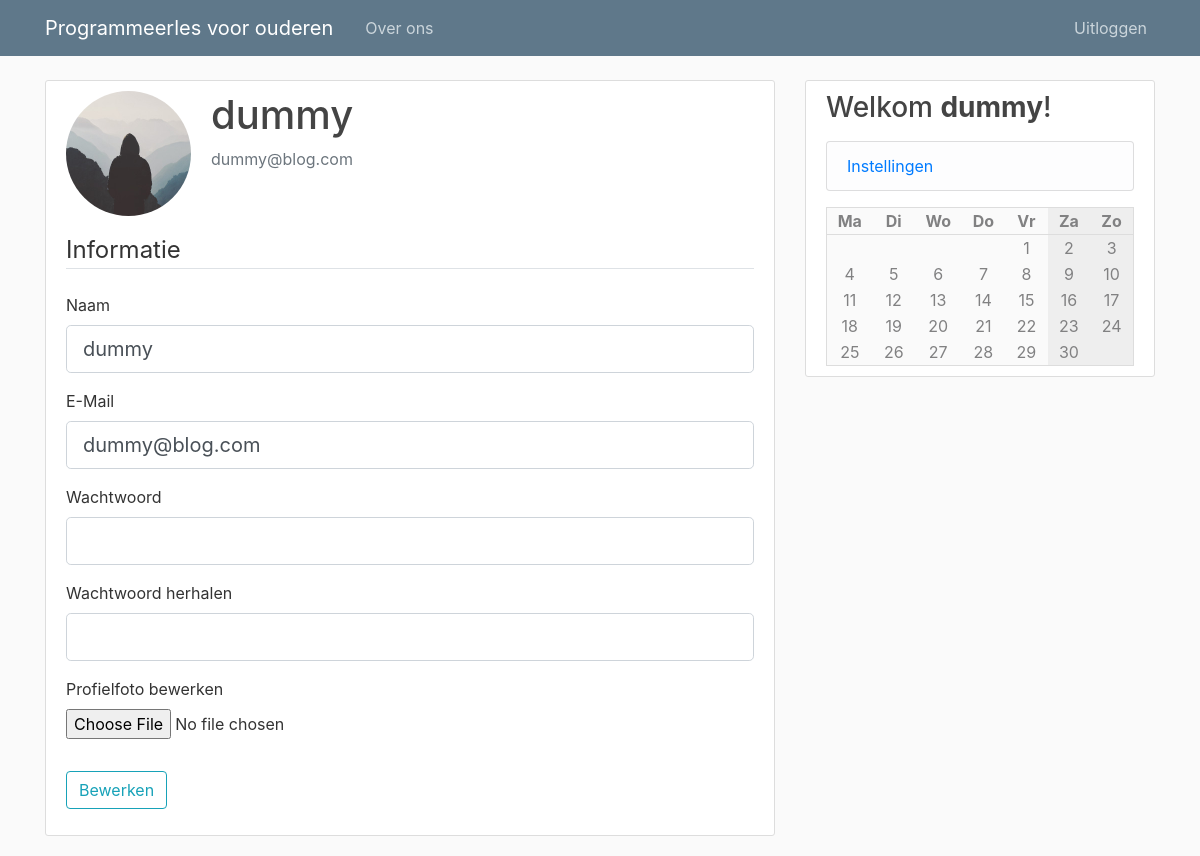
Page /account (signed in) on the earlier database version.
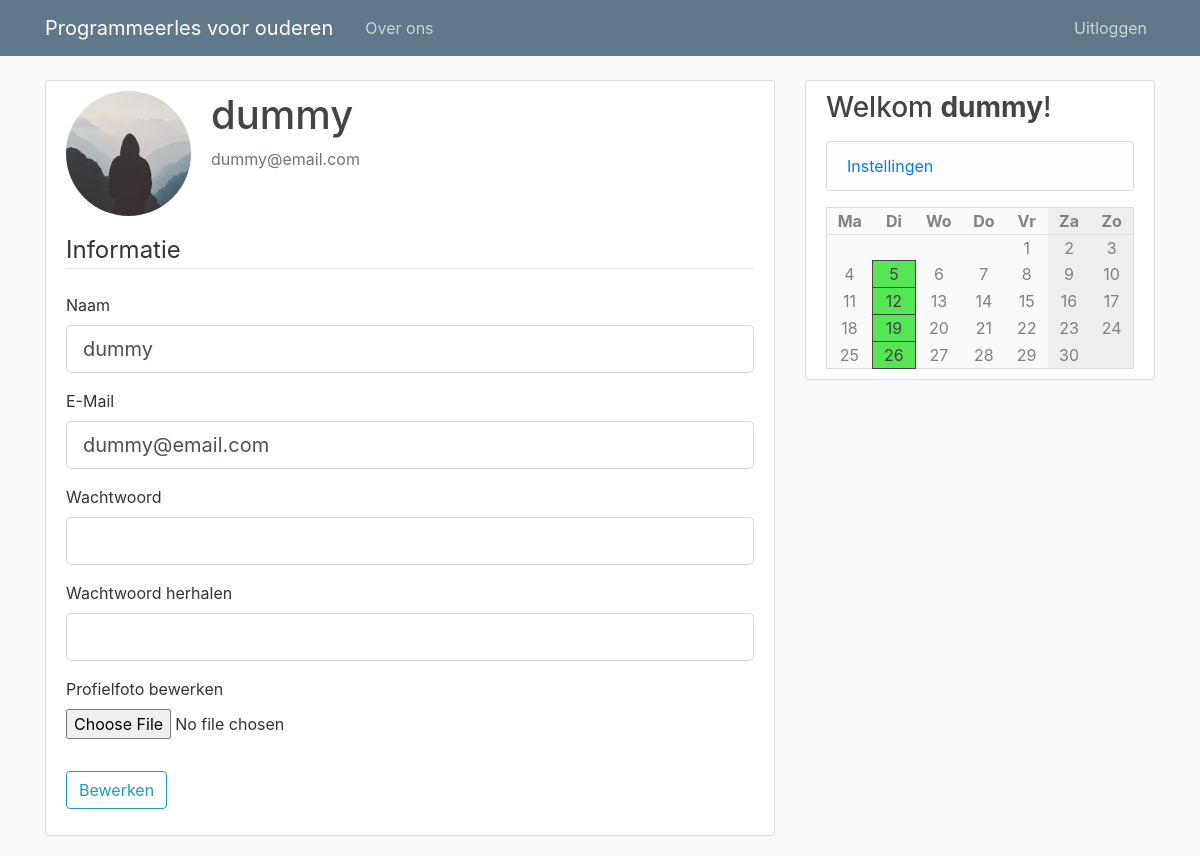
Same page on the later database version.
### pgmles/models.py (models this page shows, shortened)
class User(db.Model, UserMixin):
    id = db.Column(db.Integer, primary_key=True)
    type = db.Column(db.String(6), nullable=False, default="client")
    username = db.Column(db.String(20), unique=True, nullable=False)
    email = db.Column(db.String(120), unique=True, nullable=False)
    image_file = db.Column(db.String(20), nullable=False, default='default.jpg')
    password = db.Column(db.String(60), nullable=False)

class Course(db.Model):
    id = db.Column(db.Integer, primary_key=True)
    name = db.Column(db.String(100), nullable=False)
    description = db.Column(db.Text, nullable=False)
    teacher_id = db.Column(db.Integer, db.ForeignKey('user.id'), nullable=False)
    weekday = db.Column(db.Integer, nullable=False)
    start = db.Column(db.String(10), nullable=False, default=datetime.utcnow)
    end = db.Column(db.String(10), nullable=False, default=datetime.utcnow)
    location = db.Column(db.String(120), nullable=False)

### pgmles/routes.py (the view)
@app.route("/account", methods=[ 'GET', 'POST' ])
@login_required
def account():
    form = UpdateAccountForm()
    if form.validate_on_submit():
        current_user.username = form.username.data
        current_user.email = form.email.data
        if form.picture.data:
            picture_file = save_picture(form.picture.data)
            current_user.image_file = picture_file
        if form.password.data:
            current_user.password = bcrypt.generate_password_hash(form.password.data).decode('utf-8')
        db.session.commit()
        flash('Uw profiel werd bewerkt!', 'success')
        return redirect(url_for('account'))
    elif request.method == 'GET':
        form.username.data = current_user.username
        form.email.data = current_user.email
    image_file = url_for('static', filename='profile_pics/' + current_user.image_file)
    return render_template('account.html', calendar=make_calendar(), title='Profiel', image_file=image_file, form=form)

### pgmles/forms.py (shortened to what this page needs)
class UpdateAccountForm(FlaskForm):
    username = StringField('Naam', validators=[ DataRequired(), Length(min=2, max=20) ])
    email = StringField('E-Mail', validators=[ DataRequired(), Email() ])
    password = PasswordField('Wachtwoord', validators=[])
    confirm_password = PasswordField('Wachtwoord herhalen', validators=[ EqualTo('password') ])
    picture = FileField('Profielfoto bewerken', validators=[ FileAllowed(['jpg', 'png']) ])
    submit = SubmitField('Bewerken')

### pgmles/models.py (called while the page is built)
@login_manager.user_loader
def load_user(user_id):
    return User.query.get(int(user_id))

### pgmles/routes.py (called while the page is built)
def make_calendar():
    weekdays = list(enumerate(['Ma', 'Di', 'Wo', 'Do', 'Vr', 'Za', 'Zo']))
    courses = [ None, None, None, None, None, None, None ]
    if current_user.is_authenticated:
        subscriptions = [ cm.course_id for cm in CourseMember.query.filter_by(user_id=current_user.id) ]
        courses = [ ' +\n'.join([ c.name for c in Course.query.filter_by(weekday=i) if c.id in subscriptions ]) for i in range(7) ]
    today = datetime.today()
    m = Month()
    rows = []
    for days in m.monthdayscalendar(today.year, today.month):
        rows.append([ (i, d, courses[i]) for i, d in enumerate(days) ])
    return { 'weekdays': weekdays, 'rows': rows }

### pgmles/templates/account.html (shortened to what this page needs)
{% extends "layout.html" %}
{% block content %}
    <div class="content-section">
      <div class="media">
        <img class="rounded-circle account-img" src="{{ image_file }}">
        <div class="media-body">
          <h2 class="account-heading">{{ current_user.username }}</h2>
          <p class="text-secondary">{{ current_user.email }}</p>
        </div>
      </div>
        <form method="POST" action="" enctype="multipart/form-data">
            <fieldset class="form-group">
                <legend class="border-bottom mb-4">Informatie</legend>
                <div class="form-group">
                    {{ form.username.label(class="form-control-label") }}
                    {% if form.username.errors %}
                        {{ form.username(class="form-control form-control-lg is-invalid") }}
                        <div class="invalid-feedback">
                            {% for error in form.username.errors %}
                                <span>{{ error }}</span>
                            {% endfor %}
                        </div>
                    {% else %}
                        {{ form.username(class="form-control form-control-lg") }}
                    {% endif %}
                </div>
                <div class="form-group">
                    {{ form.email.label(class="form-control-label") }}
                    {% if form.email.errors %}
                        {{ form.email(class="form-control form-control-lg is-invalid") }}
                        <div class="invalid-feedback">
                            {% for error in form.email.errors %}
                                <span>{{ error }}</span>
                            {% endfor %}
                        </div>
                    {% else %}
                        {{ form.email(class="form-control form-control-lg") }}
                    {% endif %}
                </div>
                <div class="form-group">
                    {{ form.password.label(class="form-control-label") }}
                    {% if form.password.errors %}
                        {{ form.password(class="form-control form-control-lg is-invalid") }}
                        <div class="invalid-feedback">
                            {% for error in form.password.errors %}
                                <span>{{ error }}</span>
                            {% endfor %}
                        </div>
                    {% else %}
                        {{ form.password(class="form-control form-control-lg") }}
                    {% endif %}
                </div>
                <div class="form-group">
                    {{ form.confirm_password.label(class="form-control-label") }}
                    {% if form.confirm_password.errors %}
                        {{ form.confirm_password(class="form-control form-control-lg is-invalid") }}
                        <div class="invalid-feedback">
                            {% for error in form.confirm_password.errors %}
                                <span>{{ error }}</span>
                            {% endfor %}
                        </div>
                    {% else %}
                        {{ form.confirm_password(class="form-control form-control-lg") }}
                    {% endif %}
                </div>
                <div class="form-group">
                    {{ form.picture.label() }}
                    {{ form.picture(class="form-control-file") }}
                </div>
            </fieldset>
            <div class="form-group">
                {{ form.submit(class="btn btn-outline-info") }}
            </div>
        </form>
    </div>
{% endblock content %}

### pgmles/templates/layout.html (shortened to what this page needs)
<!DOCTYPE html>
<html>
<head>
    <link rel="stylesheet" href="https://maxcdn.bootstrapcdn.com/bootstrap/4.0.0/css/bootstrap.min.css">
    <link rel="stylesheet" type="text/css" href="{{ url_for('static', filename='main.css') }}">
</head>
<body>
    <header class="site-header">
      <nav class="navbar navbar-expand-md navbar-dark bg-steel fixed-top">
        <div class="container">
          <a class="navbar-brand mr-4" href="/">Programmeerles voor ouderen</a>
          <div class="collapse navbar-collapse" id="navbarToggle">
            <div class="navbar-nav mr-auto">
              <a class="nav-item nav-link" href="/about">Over ons</a>
            </div>
            <div class="navbar-nav">
              {% if current_user.is_authenticated %}
                <a class="nav-item nav-link" href="{{ url_for('logout') }}">Uitloggen</a>
              {% else %}
                <a class="nav-item nav-link" href="{{ url_for('login') }}">Inloggen</a>
                <a class="nav-item nav-link" href="{{ url_for('register') }}">Registeren</a>
              {% endif %}
            </div>
          </div>
        </div>
      </nav>
    </header>
    <main role="main" class="container">
      <div class="row">
        <div class="col-md-8">
          {% block content %}{% endblock %}
        </div>
        <div class="col-md-4">
          <div class="content-section">
            <h3>Welkom <b>{{ current_user.username if current_user.is_authenticated else 'gast' }}</b>!</h3>
            {% if current_user.is_authenticated %}
            <p class='text-muted'>
              <ul class="list-group">
                <li class="list-group-item list-group-item-light"><a href="{{ url_for('account') }}">Instellingen</a></li>
              </ul>
            </p>
            {% endif %}
            <table class='calendar'>
              <tr>
                {% for d, day in calendar['weekdays'] %}
                  <th class="{{ 'weekend' if d >= 5 }}">{{ day }}</th>
                {% endfor %}
              </tr>
              {% for row in calendar['rows'] %}
                <tr>
                  {% for d, day, course in row %}
                      <td class="{{ 'weekend' if d >= 5 }} {{ 'course' if course and day }}">
                        {{ day if day }}
                      </td>
                  {% endfor %}
                </tr>
             {% endfor %}
            </table>
          </div>
        </div>
      </div>
    </main>
</body>
</html>

### pgmles/static/main.css (style rules this page uses)
body { background: #fafafa; color: #333333; margin-top: 5rem; }
h1, h2, h3, h4, h5, h6 { color: #444444; }
.bg-steel { background-color: #5f788a; }
.site-header .navbar-nav .nav-link { color: #cbd5db; }
.content-section { background: #ffffff; padding: 10px 20px; border: 1px solid #dddddd; border-radius: 3px; margin-bottom: 20px; }
.account-img { height: 125px; width: 125px; margin-right: 20px; margin-bottom: 16px; }
.account-heading { font-size: 2.5rem; }
.calendar { background-color: #fafafa; width: 100%; color: #818182; border: #dddddd solid 1px; }
.calendar .weekend { background-color: #eee; }
.calendar th { border-bottom: #ddd solid 1px; }
.calendar th, td { text-align: center; width: 100px; position: relative; }
.calendar .course { background: rgb(84, 230, 84); border: #444 solid 1px; color: #444 }

Differences in the rows shown:
changed User "dummy": email "dummy@blog.com" → "dummy@email.com"
now on this page (row unchanged): Course: teacher "5", day "12", day "19", day "26"
Other differences:
list line gone: "5"
list line gone: "12"
list line gone: "19"
list line gone: "26"
